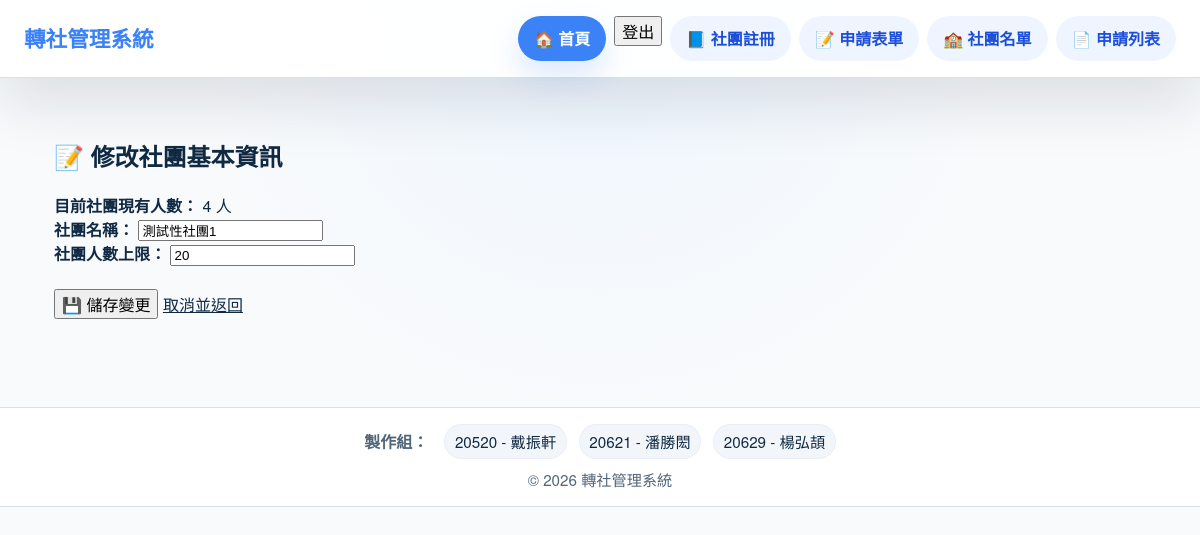
The page /form/1/cupdate/ (signed in) on the database as committed earlier.
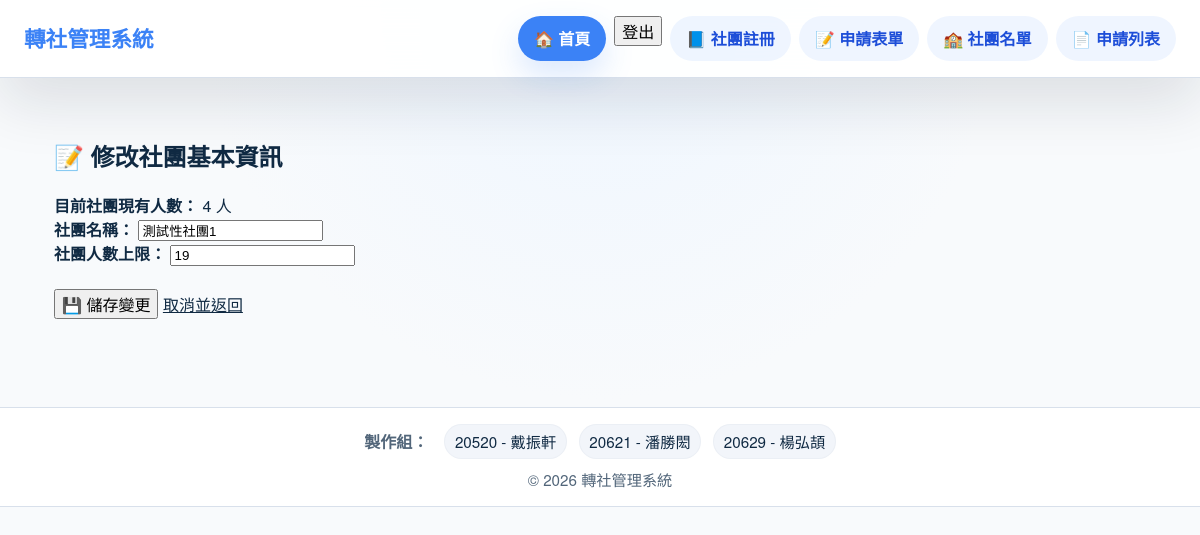
The same page on the database as committed later.
### club/models.py (models this page shows, shortened)
class Club(models.Model):
    club_name = models.CharField('社團名稱' , max_length=64)
    max_people_num = models.IntegerField('社團人數上限' , default=0)
    now_people_num = models.IntegerField('社團現有人數' , default=0, validators=[MinValueValidator(1),MaxValueValidator(512)])

### club/views.py (the view, shortened to what this page needs)
# urls.py: path("<int:pk>/cupdate/", ClubUpdate.as_view(), name='club_update'),
class ClubUpdate(LoginRequiredMixin, UserPassesTestMixin, UpdateView):
    model = Club
    template_name = "club/club_up_form.html"
    fields = ['club_name', 'max_people_num']
    def test_func(self):
        user= self.request.user
        if user.is_authenticated and user.us_rank in [User.Rank.lv1, User.Rank.lv2]:
            return True
        return False
    success_url = reverse_lazy('success')

### templates/club/club_up_form.html (shortened to what this page needs)
{% extends 'base.html' %}
{% block main %}
<div class="form-container">
    <h2>📝 修改社團基本資訊</h2>
    <div class="info-box">
        <strong>目前社團現有人數：</strong> {{ object.now_people_num }} 人
    </div>
    <form method="post" novalidate>
        {% for field in form %}
            <div class="form-group">
                <label for="{{ field.id_for_label }}"><strong>{{ field.label }}：</strong></label>
                {{ field }}
            </div>
        {% endfor %}
        <br>
        <button type="submit" class="btn-submit">💾 儲存變更</button>
        <a href="{% url 'club_list' %}" class="btn-cancel">取消並返回</a>
    </form>
</div>
{% endblock %}

### templates/base.html (shortened to what this page needs)
{% load static %}
<!DOCTYPE html>
<html lang="zh-Hant">
<head>
    <link rel="stylesheet" href="{% static 'css.css' %}">
</head>
<body>
    <div class="page-shell">
        <header class="site-header">
            <div class="brand">
                <a href="{% url 'log_list' %}">轉社管理系統</a>
            </div>
            <nav class="site-nav">
                <a href="{% url 'log_list' %}">🏠 首頁</a>
                {% if not user.is_authenticated %}
                <a href="{% url 'register' %}">👤 使用者註冊</a>
                <a href="{% url 'login' %}">登入</a>
                {% else %}
                <form action="{% url 'logout' %}" method="post">
                <input type="submit" value="登出">
                    </form>
                {% endif %}
                {% if user.is_authenticated %}
                <a href="{% url 'club_create' %}">📘 社團註冊</a>
                <a href="{% url 'apply_create' %}">📝 申請表單</a>
                {% else %}
                <a href="{% url 'login' %}">📘 社團註冊(登入後啟用)</a>
                <a href="{% url 'login' %}">📝 申請表單(登入後啟用)</a>
                {% endif %}
                <a href="{% url 'club_list' %}">🏫 社團名單</a>
                <a href="{% url 'apply_list' %}">📄 申請列表</a>
            </nav>
        </header>
        <main class="page-content">
            {% block main %}{% endblock %}
        </main>
        <footer class="site-footer">
            <div class="maker-list">
                <strong>製作組：</strong>
                {% include 'partials/makers.html' %}
            </div>
            <p class="copyright">© 2026 轉社管理系統 · 製作者：Jerry</p>
        </footer>
    </div>
</body>
</html>

### templates/partials/makers.html (shortened to what this page needs)
<ul class="makers-list">
<li>20520 - 戴振軒</li>
<li>20621 - 潘勝閎</li>
<li>20629 - 楊弘頡</li>
</ul>

### templates/css.css (style rules this page uses)
:root { color-scheme: light; --bg: #f8fafc; --surface: #ffffff; --surface-strong: #f2f5fa; --border: #d8e0eb; --text: #102a43; --muted: #52667a; --accent: #3b82f6; --accent-soft: #eff6ff; --success: #16a34a; --danger: #dc2626; --radius: 16px; --shadow: 0 24px 60px rgba(15, 23, 42, 0.08); }
* { box-sizing: border-box; }
html { scroll-behavior: smooth; }
body { margin: 0; min-height: 100vh; font-family: 'Noto Sans TC', 'Helvetica Neue', Arial, sans-serif; background: radial-gradient(circle at top, #eef6ff 0%, var(--bg) 40%); color: var(--text); }
a { color: inherit; }
button, input[type='submit'] { font: inherit; }
.page-shell { display: flex; flex-direction: column; min-height: 100vh; }
.site-header, .site-footer { width: 100%; background: var(--surface); border-bottom: 1px solid var(--border); }
.site-header { position: sticky; top: 0; z-index: 10; padding: 1rem 1.5rem; display: flex; align-items: center; justify-content: space-between; gap: 1rem; background: rgba(255, 255, 255, 0.92); backdrop-filter: blur(16px); box-shadow: 0 24px 60px rgba(15, 23, 42, 0.12); }
.brand a { font-size: 1.35rem; font-weight: 800; color: var(--accent); text-decoration: none; }
.site-nav { display: flex; flex-wrap: wrap; gap: 0.5rem; }
.site-nav a { display: inline-flex; align-items: center; gap: 0.35rem; padding: 0.65rem 1rem; border-radius: 999px; background: rgba(59, 130, 246, 0.08); color: #1d4ed8; text-decoration: none; transition: transform 0.2s ease, background 0.2s ease; }
.site-nav a.active { background: var(--accent); color: #ffffff; box-shadow: 0 14px 30px rgba(59, 130, 246, 0.18); }
.site-nav a { font-weight: 600; }
.page-content { width: min(1140px, 100%); margin: 2.5rem auto; padding: 0 1.5rem 3rem; }
.site-footer { border-top: 1px solid var(--border); padding: 1rem 1.5rem; text-align: center; color: var(--muted); }
.maker-list { display: flex; align-items: center; justify-content: center; gap: 1rem; flex-wrap: wrap; margin-bottom: 0.6rem; color: var(--muted); }
.makers-list { list-style: none; margin: 0; padding: 0; display: inline-flex; gap: 0.75rem; align-items: center; }
.makers-list li { background: var(--surface-strong); padding: 0.35rem 0.6rem; border-radius: 999px; font-size: 0.95rem; color: var(--text); border: 1px solid rgba(148, 163, 184, 0.08); }
.copyright { margin: 0.35rem 0 0; color: var(--muted); font-size: 0.95rem; }

Rows that differ between the two databases and show on the page:
changed Club "測試性社團1": max_people_num "20" → "19"
